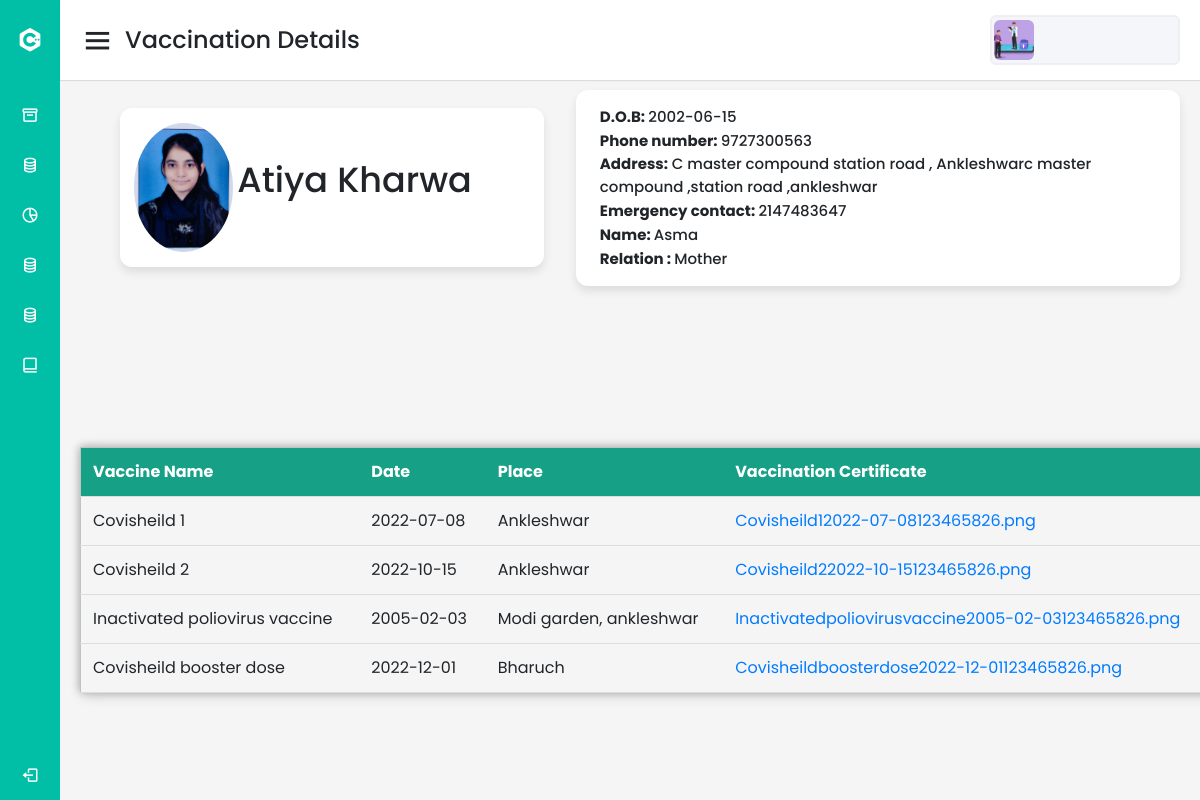
The page /doctor/vac_reports.php (signed in) on the database its author committed.
### tables this page shows
CREATE TABLE IF NOT EXISTS `master_patient_table` (
  `p_name` varchar(50) NOT NULL,
  `healthcardnumber` bigint(12) NOT NULL,
  `phoneno` varchar(11) NOT NULL,
  `address` varchar(250) NOT NULL,
  `email` varchar(50) NOT NULL,
  `bloodgroup` varchar(3) NOT NULL,
  `gender` varchar(10) NOT NULL,
  `age` int(3) NOT NULL,
  `aadhar_no` varchar(12) NOT NULL,
  `emergency_no` varchar(12) NOT NULL,
  `emc_name` varchar(50) NOT NULL,
  `emc_relation` varchar(50) NOT NULL,
  `date_issue_hc` date NOT NULL,
  `fileloc` text NOT NULL,
  `dob` date NOT NULL,
  KEY `healthcardnumber` (`healthcardnumber`)
);

CREATE TABLE IF NOT EXISTS `vac_table` (
  `vid` int(10) NOT NULL AUTO_INCREMENT,
  `pa_hc_no` bigint(12) NOT NULL,
  `vac_name` varchar(50) NOT NULL,
  `vac_date` date NOT NULL,
  `vac_place` varchar(50) NOT NULL,
  `vac_certificate` varchar(250) NOT NULL,
  PRIMARY KEY (`vid`),
  KEY `aadharcardnumber` (`pa_hc_no`)
);

### doctor/vac_reports.php (the view, shortened to what this page needs)
<?php
include "config.php";
?>
<!DOCTYPE html>
<html lang="en">
<head>
    <link rel="stylesheet" href="style.css">
    <link href='https://unpkg.com/boxicons@2.0.7/css/boxicons.min.css' rel='stylesheet'>
    <link rel="stylesheet" href="https://cdn.jsdelivr.net/npm/bootstrap@4.0.0/dist/css/bootstrap.min.css">
    <link rel="stylesheet" href="css/report.css">
</head>
<body>
  <div class="sidebar">
    <div class="logo-details">
      <i class='bx bxl-c-plus-plus'></i>
      <span class="logo_name">HealthCard</span>
    </div>
      <ul class="nav-links">
        <li>
          <a href="Dr_Dashboard.php">
            <i class='bx bx-box' ></i>
            <span class="links_name">Dashboard</span>
          </a>
        </li>
        <li>
          <a href="view_reports.php">
            <i class='bx bx-coin-stack' ></i>
            <span class="links_name">View Reports</span>
          </a>
        </li>
        <li>
          <a href="update_reports.php">
            <i class='bx bx-pie-chart-alt-2' ></i>
            <span class="links_name">Add Report</span>
          </a>
        </li>
        <li>
          <a href="vac_reports.php">
            <i class='bx bx-coin-stack' ></i>
            <span class="links_name">Vaccination Report</span>
          </a>
        </li>
        <li>
          <a href="allergies.php">
            <i class='bx bx-coin-stack' ></i>
            <span class="links_name">Allergies</span>
          </a>
        </li>
        <li>
          <a href="setting.php">
            <i class='bx bx-book-alt' ></i>
            <span class="links_name">Account</span>
          </a>
        </li>
        <li class="log_out">
          <a href="logout.php">
            <i class='bx bx-log-out'></i>
            <span class="links_name">Log out</span>
          </a>
        </li>
      </ul>
  </div>
  <section class="home-section">
    <nav>
      <div class="sidebar-button">
        <i class='bx bx-menu sidebarBtn'></i>
        <span class="dashboard">Vaccination Details </span>
      </div>
      <div class="profile-details">
        <img src="images/download.jpg" alt="">
      </div>
    </nav>
  <?php
  $hcnumber = trim($_SESSION['pa_hc_no']);
  $sql = "SELECT * FROM master_patient_table WHERE healthcardnumber = {$hcnumber}";
$result = mysqli_query($con,$sql);
if(mysqli_num_rows($result) > 0 ){
  while($row = mysqli_fetch_assoc($result)) {
  $name = $row['p_name'];
  $dob = $row['dob'];
  $phoneno = $row['phoneno'];
  $address = $row['address'];
  $ecname = $row['emc_name'];
  $ecno = $row['emergency_no'];
  $ecrelation =$row['emc_relation'];
  }}
  ?>
 <div class="home-content">
  <div class="overview-boxes">
    <div class="box">
      <div class="right-side">
          <img src="http://localhost/healthcarecard/hc/patient/<?php echo $hcnumber?>.png" class="images">
        <div class="number"><?php echo $name;?></div>
      </div>
    </div>
    <div class="box2">
      <div class="right-side">
        <div class="number"><b>D.O.B: </b><span><?php echo $dob;?></span></div><br>
        <div class="number"><b>Phone number: </b><span><?php echo $phoneno;?></span></div><br>
        <div class="number"><b>Address:</b> <span><?php echo $address;?></span></div><br>
        <div class="number"><b>Emergency contact: </b> <span><?php echo $ecno;?></span></div><br>
        <div class="number"><b>Name: </b><span><?php echo $ecname;?></span></div><br>
        <div class="number"><b>Relation : </b><span><?php echo $ecrelation;?></span></div>
      </div>
    </div>
  </div><br>
<?php
 $hc =$_SESSION['pa_hc_no'];
 $sql = "SELECT * FROM vac_table WHERE pa_hc_no = {$hc}";
$result = mysqli_query($con,$sql);
if(mysqli_num_rows($result) > 0 ){
  ?>
<div class="sales-boxes">
      <div class="sales-details"><br>
      <br> <br> <br> <br> <br> <br> <br> <br> <br>
      <table >
    <tr id="header">
        <th>Vaccine Name</th>
        <th>Date </th>
        <th>Place </th>
        <th>Vaccination Certificate</th>
    </tr>
    <?php
    while($row = mysqli_fetch_assoc($result)) {?>
    <tr>
        <td><?php echo $row['vac_name'];?> </td>
        <td><?php echo $row['vac_date'];?></td>
        <td><?php echo $row['vac_place'];?></td>
        <td><a href = "http://localhost/healthcarecard/hc/patient/<?php echo $row['vac_certificate'];?>" target="_blank" ><?php echo $row['vac_certificate']?></a></td>
       <?php }?>
    </tr>
</table>
    </div>
  </div>
</div>
  <?php }?>  </section>
</body>
</html>

### css/Style.css (style rules this page uses)
* { margin:0; padding:0; box-sizing: border-box; }
body, input { font-family:'Times New Roman', Times, serif; }

### doctor/css/report.css (style rules this page uses)
* { margin: 0; padding: 0; box-sizing: border-box; font-family: 'Poppins', sans-serif; }
.sidebar { position: fixed; height: 100%; width: 240px; background:#00bfa6; transition: all 0.5s ease; }
.sidebar .logo-details { height: 80px; display: flex; align-items: center; }
.sidebar .logo-details i { font-size: 28px; font-weight: 500; color: #fff; min-width: 60px; text-align: center }
.sidebar .logo-details .logo_name { color: #fff; font-size: 24px; font-weight: 500; }
.sidebar .nav-links { margin-top: 10px; }
.sidebar .nav-links li { position: relative; list-style: none; height: 50px; }
.sidebar .nav-links li a { height: 100%; width: 100%; display: flex; align-items: center; text-decoration: none; transition: all 0.4s ease; }
.sidebar .nav-links li i { min-width: 60px; text-align: center; font-size: 18px; color: #fff; }
.sidebar .nav-links li a .links_name { color: #fff; font-size: 15px; font-weight: 400; white-space: nowrap; }
.sidebar .nav-links .log_out { position: absolute; bottom: 0; width: 100%; }
.home-section { position: relative; background: #f5f5f5; min-height: 100vh; width: calc(100% - 240px); left: 240px; transition: all 0.5s ease; }
.home-section nav { display: flex; justify-content: space-between; height: 80px; background: #fff; display: flex; align-items: center; position: fixed; width: calc(100% - 240px); left: 240px; z-index: 100; padding: 0 20px; box-shadow: 0 1px 1px rgba(0, 0, 0, 0.1); transition: all 0.5s ease; }
.home-section nav .sidebar-button { display: flex; align-items: center; font-size: 24px; font-weight: 500; }
nav .sidebar-button i { font-size: 35px; margin-right: 10px; }
table { position: absolute; left: 50%; top: 50%; transform: translate(-50%, -50%); border-collapse: collapse; width: 100%; height: 200px; border: 1px solid #bdc3c7; box-shadow: 2px 2px 12px rgba(0, 0, 0, 0.2), -1px -1px 8px rgba(0, 0, 0, 0.2); margin-top: 170px; margin-left: 20px; margin-right: 10px; }
tr { transition: all .2s ease-in; cursor: pointer; }
th, td { padding: 12px; text-align: left; border-bottom: 1px solid #ddd; }
#header { background-color: #16a085; color: #fff; }
.home-section nav .profile-details { display: flex; align-items: center; background: #F5F6FA; border: 2px solid #EFEEF1; border-radius: 6px; height: 50px; min-width: 190px; padding: 0 15px 0 2px; }
nav .profile-details img { height: 40px; width: 40px; border-radius: 6px; object-fit: cover; }
.home-section .home-content { overflow: hidden; padding-top: 90px; margin-left: 20px; padding-left: 20px; }
.home-content .overview-boxes { display: flex; align-items: center; justify-content: space-between; flex-wrap: wrap; padding: 0 20px; margin-bottom: 26px; }
.home-content .overview-boxes .images { border-radius: 60%; height: 25%; width: 25%; object-fit: cover; }
table { border: 1px solid #bdc3c7; box-shadow: 2px 2px 12px rgba(0, 0, 0, 0.2), -1px -1px 8px rgba(0, 0, 0, 0.2); }
tr { cursor: pointer; }
.overview-boxes .box { display: flex; align-items: flex-start; justify-content: flex-start; width:40%; background: #fff; padding: 15px 14px; border-radius: 12px; box-shadow: 0 5px 10px rgba(0,0,0,0.1); }
.overview-boxes .box2 { display: flex; align-items: flex-start; justify-content: flex-start; width:57%; background: #fff; padding: 15px 14px; border-radius: 12px; box-shadow: 0 5px 10px rgba(0,0,0,0.1); }
.home-content .box2 .number { display: inline-block; font-size: 15px; font-weight: 500; margin-left: 10px; }
.home-content .box .number { display: inline-block; font-size: 35px; margin-top: -6px; font-weight: 500; }
.home-content .sales-boxes { display: flex; justify-content: space-between; }
.home-content .sales-boxes .sales-details { display: flex; align-items: center; justify-content: space-between; }
@media (max-width: 1240px) { .sidebar { width: 60px; } }
@media (max-width: 1240px) { .home-section { width: calc(100% - 60px); left: 60px; } }
@media (max-width: 1240px) { .home-section nav { width: calc(100% - 60px); left: 60px; } }

### rows shown on the page
master_patient_table: p_name "Atiya Kharwa", dob "2002-06-15", phoneno "9727300563", address "C master compound station road , Ankleshwarc master compound ,station road ,ankleshwar", emergency_no "2147483647", emc_name "Asma", emc_relation "Mother"
vac_table: vac_name "Covisheild 1", vac_date "2022-07-08", vac_place "Ankleshwar", vac_certificate "Covisheild12022-07-08123465826.png"
vac_table: vac_name "Covisheild 2", vac_date "2022-10-15", vac_place "Ankleshwar", vac_certificate "Covisheild22022-10-15123465826.png"
vac_table: vac_name "Inactivated poliovirus vaccine", vac_date "2005-02-03", vac_place "Modi garden, ankleshwar", vac_certificate "Inactivatedpoliovirusvaccine2005-02-03123465826.png"
vac_table: vac_name "Covisheild booster dose", vac_date "2022-12-01", vac_place "Bharuch", vac_certificate "Covisheildboosterdose2022-12-01123465826.png"
